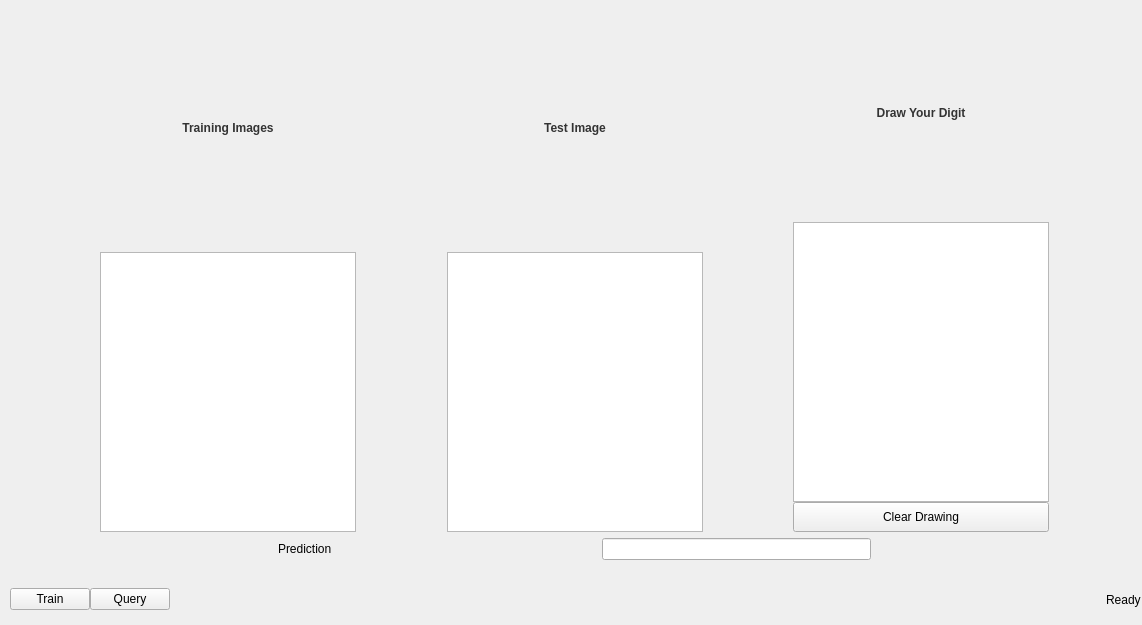
<?xml version="1.0" encoding="UTF-8"?>
<ui version="4.0">
 <class>MainWindow</class>
 <widget class="QMainWindow" name="MainWindow">
  <property name="geometry">
   <rect>
    <x>0</x>
    <y>0</y>
    <width>1142</width>
    <height>625</height>
   </rect>
  </property>
  <property name="windowTitle">
   <string>MainWindow</string>
  </property>
  <widget class="QWidget" name="centralwidget">
   <widget class="QWidget" name="verticalLayoutWidget">
    <property name="geometry">
     <rect>
      <x>10</x>
      <y>560</y>
      <width>1131</width>
      <height>79</height>
     </rect>
    </property>
    <layout class="QVBoxLayout" name="verticalLayout">
     <property name="spacing">
      <number>0</number>
     </property>
     <property name="leftMargin">
      <number>0</number>
     </property>
     <property name="topMargin">
      <number>0</number>
     </property>
     <property name="rightMargin">
      <number>0</number>
     </property>
     <property name="bottomMargin">
      <number>0</number>
     </property>
     <item>
      <layout class="QHBoxLayout" name="horizontalLayout_2">
       <property name="spacing">
        <number>0</number>
       </property>
       <property name="leftMargin">
        <number>0</number>
       </property>
       <property name="topMargin">
        <number>0</number>
       </property>
       <property name="rightMargin">
        <number>0</number>
       </property>
       <property name="bottomMargin">
        <number>0</number>
       </property>
       <item>
        <widget class="QPushButton" name="train">
         <property name="text">
          <string>Train</string>
         </property>
        </widget>
       </item>
       <item>
        <widget class="QPushButton" name="query">
         <property name="text">
          <string>Query</string>
         </property>
        </widget>
       </item>
       <item>
        <spacer name="horizontalSpacer">
         <property name="orientation">
          <enum>Qt::Horizontal</enum>
         </property>
         <property name="sizeHint" stdset="0">
          <size>
           <width>40</width>
           <height>20</height>
          </size>
         </property>
        </spacer>
       </item>
       <item>
        <widget class="QLabel" name="statusLabel">
         <property name="text">
          <string>Ready</string>
         </property>
        </widget>
       </item>
      </layout>
     </item>
    </layout>
   </widget>
   <widget class="QWidget" name="verticalLayoutWidget_2">
    <property name="geometry">
     <rect>
      <x>9</x>
      <y>9</y>
      <width>1131</width>
      <height>551</height>
     </rect>
    </property>
    <layout class="QVBoxLayout" name="verticalLayout_2">
     <property name="bottomMargin">
      <number>0</number>
     </property>
     <item>
      <layout class="QHBoxLayout" name="horizontalLayout_3">
       <property name="spacing">
        <number>0</number>
       </property>
       <property name="leftMargin">
        <number>0</number>
       </property>
       <property name="topMargin">
        <number>0</number>
       </property>
       <property name="rightMargin">
        <number>0</number>
       </property>
       <item>
        <spacer name="horizontalSpacer_3">
         <property name="orientation">
          <enum>Qt::Horizontal</enum>
         </property>
         <property name="sizeHint" stdset="0">
          <size>
           <width>40</width>
           <height>20</height>
          </size>
         </property>
        </spacer>
       </item>
       <item>
        <layout class="QVBoxLayout" name="trainingImageLayout">
         <item>
          <widget class="QLabel" name="trainingImageLabel">
           <property name="text">
            <string>Training Images</string>
           </property>
           <property name="alignment">
            <set>Qt::AlignCenter</set>
           </property>
           <property name="styleSheet">
            <string>QLabel { font-weight: bold; font-size: 12px; color: #333; margin-bottom: 5px; }</string>
           </property>
          </widget>
         </item>
         <item>
          <widget class="QGraphicsView" name="graphicsView">
           <property name="maximumSize">
            <size>
             <width>280</width>
             <height>280</height>
            </size>
           </property>
          </widget>
         </item>
        </layout>
       </item>
       <item>
        <spacer name="horizontalSpacer_2">
         <property name="orientation">
          <enum>Qt::Horizontal</enum>
         </property>
         <property name="sizeHint" stdset="0">
          <size>
           <width>40</width>
           <height>20</height>
          </size>
         </property>
        </spacer>
       </item>
       <item>
        <layout class="QVBoxLayout" name="testImageLayout">
         <item>
          <widget class="QLabel" name="testImageLabel">
           <property name="text">
            <string>Test Image</string>
           </property>
           <property name="alignment">
            <set>Qt::AlignCenter</set>
           </property>
           <property name="styleSheet">
            <string>QLabel { font-weight: bold; font-size: 12px; color: #333; margin-bottom: 5px; }</string>
           </property>
          </widget>
         </item>
         <item>
          <widget class="QGraphicsView" name="testImageView">
           <property name="maximumSize">
            <size>
             <width>280</width>
             <height>280</height>
            </size>
           </property>
          </widget>
         </item>
        </layout>
       </item>
       <item>
        <spacer name="horizontalSpacer_8">
         <property name="orientation">
          <enum>Qt::Horizontal</enum>
         </property>
         <property name="sizeHint" stdset="0">
          <size>
           <width>40</width>
           <height>20</height>
          </size>
         </property>
        </spacer>
       </item>
       <item>
        <layout class="QVBoxLayout" name="drawingAreaLayout">
         <item>
          <widget class="QLabel" name="drawingAreaLabel">
           <property name="text">
            <string>Draw Your Digit</string>
           </property>
           <property name="alignment">
            <set>Qt::AlignCenter</set>
           </property>
           <property name="styleSheet">
            <string>QLabel { font-weight: bold; font-size: 12px; color: #333; margin-bottom: 5px; }</string>
           </property>
          </widget>
         </item>
         <item>
          <widget class="QGraphicsView" name="drawingView">
           <property name="maximumSize">
            <size>
             <width>280</width>
             <height>280</height>
            </size>
           </property>
          </widget>
         </item>
         <item>
          <widget class="QPushButton" name="clearDrawingButton">
           <property name="text">
            <string>Clear Drawing</string>
           </property>
           <property name="maximumSize">
            <size>
             <width>280</width>
             <height>30</height>
            </size>
           </property>
          </widget>
         </item>
        </layout>
       </item>
       <item>
        <spacer name="horizontalSpacer_4">
         <property name="orientation">
          <enum>Qt::Horizontal</enum>
         </property>
         <property name="sizeHint" stdset="0">
          <size>
           <width>40</width>
           <height>20</height>
          </size>
         </property>
        </spacer>
       </item>
      </layout>
     </item>
     <item>
      <layout class="QHBoxLayout" name="horizontalLayout_4">
       <property name="spacing">
        <number>0</number>
       </property>
       <property name="leftMargin">
        <number>0</number>
       </property>
       <property name="topMargin">
        <number>0</number>
       </property>
       <property name="rightMargin">
        <number>0</number>
       </property>
       <property name="bottomMargin">
        <number>0</number>
       </property>
       <item>
        <spacer name="horizontalSpacer_5">
         <property name="orientation">
          <enum>Qt::Horizontal</enum>
         </property>
         <property name="sizeHint" stdset="0">
          <size>
           <width>40</width>
           <height>20</height>
          </size>
         </property>
        </spacer>
       </item>
       <item>
        <widget class="QLabel" name="predictionLabel">
         <property name="text">
          <string>Prediction</string>
         </property>
        </widget>
       </item>
       <item>
        <spacer name="horizontalSpacer_6">
         <property name="orientation">
          <enum>Qt::Horizontal</enum>
         </property>
         <property name="sizeHint" stdset="0">
          <size>
           <width>40</width>
           <height>20</height>
          </size>
         </property>
        </spacer>
       </item>
       <item>
        <widget class="QLineEdit" name="predictionEdit"/>
       </item>
       <item>
        <spacer name="horizontalSpacer_7">
         <property name="orientation">
          <enum>Qt::Horizontal</enum>
         </property>
         <property name="sizeHint" stdset="0">
          <size>
           <width>40</width>
           <height>20</height>
          </size>
         </property>
        </spacer>
       </item>
      </layout>
     </item>
    </layout>
   </widget>
  </widget>
 </widget>
 <resources/>
 <connections/>
</ui>
